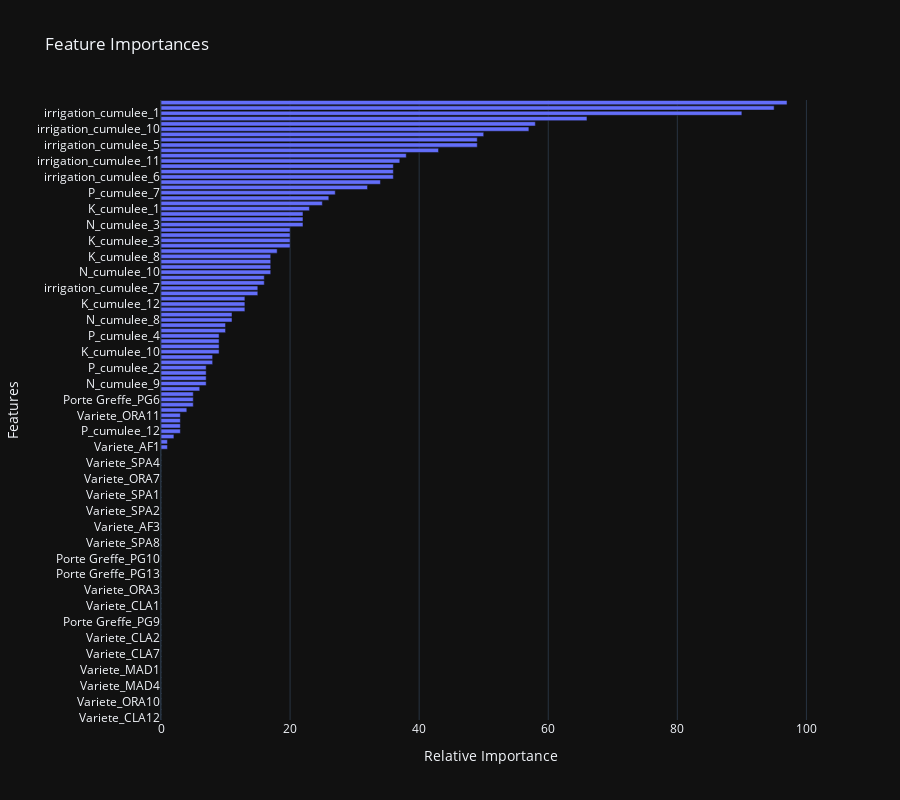

Notebook cell for this chart:
### Code cell
import plotly.express as px

# Assuming feature_importances and feature_names are already defined
feature_importances = best_model.feature_importances_
feature_names = predictors_names
indices = np.argsort(feature_importances)

# Create a DataFrame for plotting
importance_df = pd.DataFrame({
    'Feature': [feature_names[i] for i in indices],
    'Importance': feature_importances[indices]
})

# Create an interactive bar chart
fig = px.bar(importance_df, x='Importance', y='Feature', orientation='h',
             title="Feature Importances")

# Adjust layout for better readability
fig.update_layout(
    xaxis_title='Relative Importance',
    yaxis_title='Features',
    template='plotly_dark',  # or choose 'plotly', 'plotly_white', etc.
    yaxis={'categoryorder': 'total ascending'},
    height=800  # You can adjust the height for better visibility
)

fig.show()

### Figure 1 — Plotly figure (JSON) as saved in the notebook; plotly's stock layout.template omitted (floating-point values rounded to 4 significant figures)
{"data": [{"alignmentgroup": "True", "hovertemplate": "Importance=%{x}<br>Feature=%{y}<extra></extra>", "legendgroup": "", "marker": {"color": "#636efa", "pattern": {"shape": ""}}, "name": "", "offsetgroup": "", "orientation": "h", "showlegend": false, "textposition": "auto", "type": "bar", "x": [0, 0, 0, 0, 0, 0, 0, 0, 0, 0, 0, 0, 0, 0, 0, 0, 0, 0, 0, 0, 0, 0, 0, 0, 0, 0, 0, 0, 0, 0, 0, 0, 0, 0, 0, 0, 0, 0, 0, 0, 0, 0, 0, 0, 0, 0, 0, 0, 0, 0, 0, 1, 1, 2, 3, 3, 3, 3, 4, 5, 5, 5, 6, 7, 7, 7, 7, 8, 8, 9, 9, 9, 9, 10, 10, 11, 11, 13, 13, 13, 15, 15, 16, 16, 17, 17, 17, 17, 18, 20, 20, 20, 20, 22, 22, 22, 23, 25, 26, 27, 32, 34, 36, 36, 36, 37, 38, 43, 49, 49, 50, 57, 58, 66, 90, 95, 97], "xaxis": "x", "y": ["Variete_CLA12", "Variete_ORA13", "Variete_ORA12", "Variete_ORA10", "Variete_ORA1", "Variete_NOA1", "Variete_MAD4", "Variete_MAD3", "Variete_MAD2", "Variete_MAD1", "Variete_CLA9", "Variete_CLA8", "Variete_CLA7", "Variete_CLA4", "Variete_CLA3", "Variete_CLA2", "Variete_CLA17", "Variete_CLA13", "Porte Greffe_PG9", "Variete_CLA11", "Variete_CLA10", "Variete_CLA1", "Variete_ORA14", "Variete_ORA2", "Variete_ORA3", "Variete_ORA4", "Porte Greffe_PG8", "Porte Greffe_PG13", "Porte Greffe_PG12", "Porte Greffe_PG11", "Porte Greffe_PG10", "Porte Greffe_PG1", "Variete_SPA9", "Variete_SPA8", "Variete_SPA7", "Variete_SPA6", "Variete_AF3", "Variete_SPA5", "Variete_SPA3", "Variete_SPA2", "Variete_SPA11", "Variete_SPA10", "Variete_SPA1", "Variete_ORA9", "Variete_ORA8", "Variete_ORA7", "Variete_ORA6", "Variete_ORA5", "Variete_SPA4", "Variete_AF2", "Porte Greffe_nan", "Variete_AF1", "Porte Greffe_PG5", "Porte Greffe_PG3", "P_cumulee_12", "Variete_CLA15", "Porte Greffe_PG4", "Variete_ORA11", "P_cumulee_10", "N_cumulee_1", "Porte Greffe_PG6", "K_cumulee_11", "P_cumulee_11", "N_cumulee_9", "P_cumulee_3", "N_cumulee_12", "P_cumulee_2", "Variete_CLA5", "Porte Greffe_PG7", "K_cumulee_10", "P_cumulee_8", "Variete_CLA18", "P_cumulee_4", "Variete_CLA14", "K_cumulee_7", "N_cumulee_8", "Variete_CLA6", "Porte Greffe_PG2", "K_cumulee_12", "K_cumulee_6", "N_cumulee_11", "irrigation_cumulee_7", "K_cumulee_5", "K_cumulee_4", "N_cumulee_10", "P_cumulee_6", "N_cumulee_6", "K_cumulee_8", "P_cumulee_9", "N_cumulee_7", "K_cumulee_3", "irrigation_cumulee_8", "K_cumulee_9", "N_cumulee_3", "N_cumulee_5", "irrigation_cumulee_4", "K_cumulee_1", "P_cumulee_1", "irrigation_cumulee_3", "P_cumulee_7", "Variete_CLA16", "N_cumulee_2", "irrigation_cumulee_6", "K_cumulee_2", "irrigation_cumulee_12", "irrigation_cumulee_11", "Days to Arrachage", "Recolte", "irrigation_cumulee_5", "P_cumulee_5", "N_cumulee_4", "irrigation_cumulee_10", "irrigation_cumulee_2", "irrigation_cumulee_9", "irrigation_cumulee_1", "Tree Age", "Sup Debut Camp"], "yaxis": "y"}], "layout": {"barmode": "relative", "height": 800, "legend": {"tracegroupgap": 0}, "title": {"text": "Feature Importances"}, "xaxis": {"anchor": "y", "domain": [0, 1], "title": {"text": "Relative Importance"}}, "yaxis": {"anchor": "x", "categoryorder": "total ascending", "domain": [0, 1], "title": {"text": "Features"}}}}
